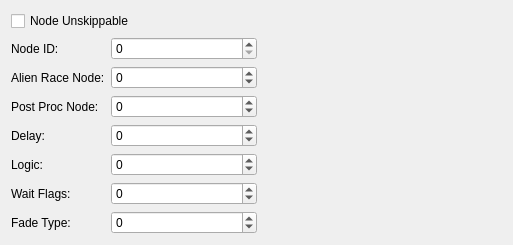
          <widget class="QWidget" name="otherTab">
           <attribute name="title">
            <string>Other</string>
           </attribute>
           <layout class="QHBoxLayout" name="horizontalLayout_10" stretch="1,1">
            <item>
             <layout class="QVBoxLayout" name="verticalLayout_9">
              <item>
               <widget class="QCheckBox" name="nodeUnskippableCheckbox">
                <property name="text">
                 <string>Node Unskippable</string>
                </property>
               </widget>
              </item>
              <item>
               <layout class="QFormLayout" name="formLayout_5">
                <item row="0" column="0">
                 <widget class="QLabel" name="label_30">
                  <property name="text">
                   <string>Node ID:</string>
                  </property>
                 </widget>
                </item>
                <item row="0" column="1">
                 <widget class="GFFFieldSpinBox" name="nodeIdSpin">
                  <property name="maximum">
                   <number>999999</number>
                  </property>
                 </widget>
                </item>
                <item row="1" column="0">
                 <widget class="QLabel" name="label_31">
                  <property name="text">
                   <string>Alien Race Node:</string>
                  </property>
                 </widget>
                </item>
                <item row="1" column="1">
                 <widget class="GFFFieldSpinBox" name="alienRaceNodeSpin">
                  <property name="minimum">
                   <number>-1</number>
                  </property>
                  <property name="maximum">
                   <number>2147483647</number>
                  </property>
                 </widget>
                </item>
                <item row="2" column="0">
                 <widget class="QLabel" name="label_32">
                  <property name="text">
                   <string>Post Proc Node:</string>
                  </property>
                 </widget>
                </item>
                <item row="2" column="1">
                 <widget class="GFFFieldSpinBox" name="postProcSpin">
                  <property name="minimum">
                   <number>-1</number>
                  </property>
                  <property name="maximum">
                   <number>2147483647</number>
                  </property>
                 </widget>
                </item>
                <item row="3" column="0">
                 <widget class="QLabel" name="label_33">
                  <property name="text">
                   <string>Delay:</string>
                  </property>
                 </widget>
                </item>
                <item row="3" column="1">
                 <widget class="GFFFieldSpinBox" name="delaySpin">
                  <property name="minimum">
                   <number>-1</number>
                  </property>
                  <property name="maximum">
                   <number>2147483647</number>
                  </property>
                 </widget>
                </item>
                <item row="4" column="0">
                 <widget class="QLabel" name="label_34">
                  <property name="text">
                   <string>Logic:</string>
                  </property>
                 </widget>
                </item>
                <item row="4" column="1">
                 <widget class="GFFFieldSpinBox" name="logicSpin">
                  <property name="minimum">
                   <number>-1</number>
                  </property>
                  <property name="maximum">
                   <number>2147483647</number>
                  </property>
                 </widget>
                </item>
                <item row="5" column="0">
                 <widget class="QLabel" name="label_35">
                  <property name="text">
                   <string>Wait Flags:</string>
                  </property>
                 </widget>
                </item>
                <item row="5" column="1">
                 <widget class="GFFFieldSpinBox" name="waitFlagSpin">
                  <property name="minimum">
                   <number>-1</number>
                  </property>
                  <property name="maximum">
                   <number>2147483647</number>
                  </property>
                 </widget>
                </item>
                <item row="6" column="0">
                 <widget class="QLabel" name="label_36">
                  <property name="text">
                   <string>Fade Type:</string>
                  </property>
                 </widget>
                </item>
                <item row="6" column="1">
                 <widget class="GFFFieldSpinBox" name="fadeTypeSpin">
                  <property name="minimum">
                   <number>-1</number>
                  </property>
                  <property name="maximum">
                   <number>2147483647</number>
                  </property>
                 </widget>
                </item>
               </layout>
              </item>
             </layout>
            </item>
            <item>
             <spacer name="horizontalSpacer_3">
              <property name="orientation">
               <enum>Qt::Horizontal</enum>
              </property>
              <property name="sizeHint" stdset="0">
               <size>
                <width>324</width>
                <height>20</height>
               </size>
              </property>
             </spacer>
            </item>
           </layout>
          </widget>
